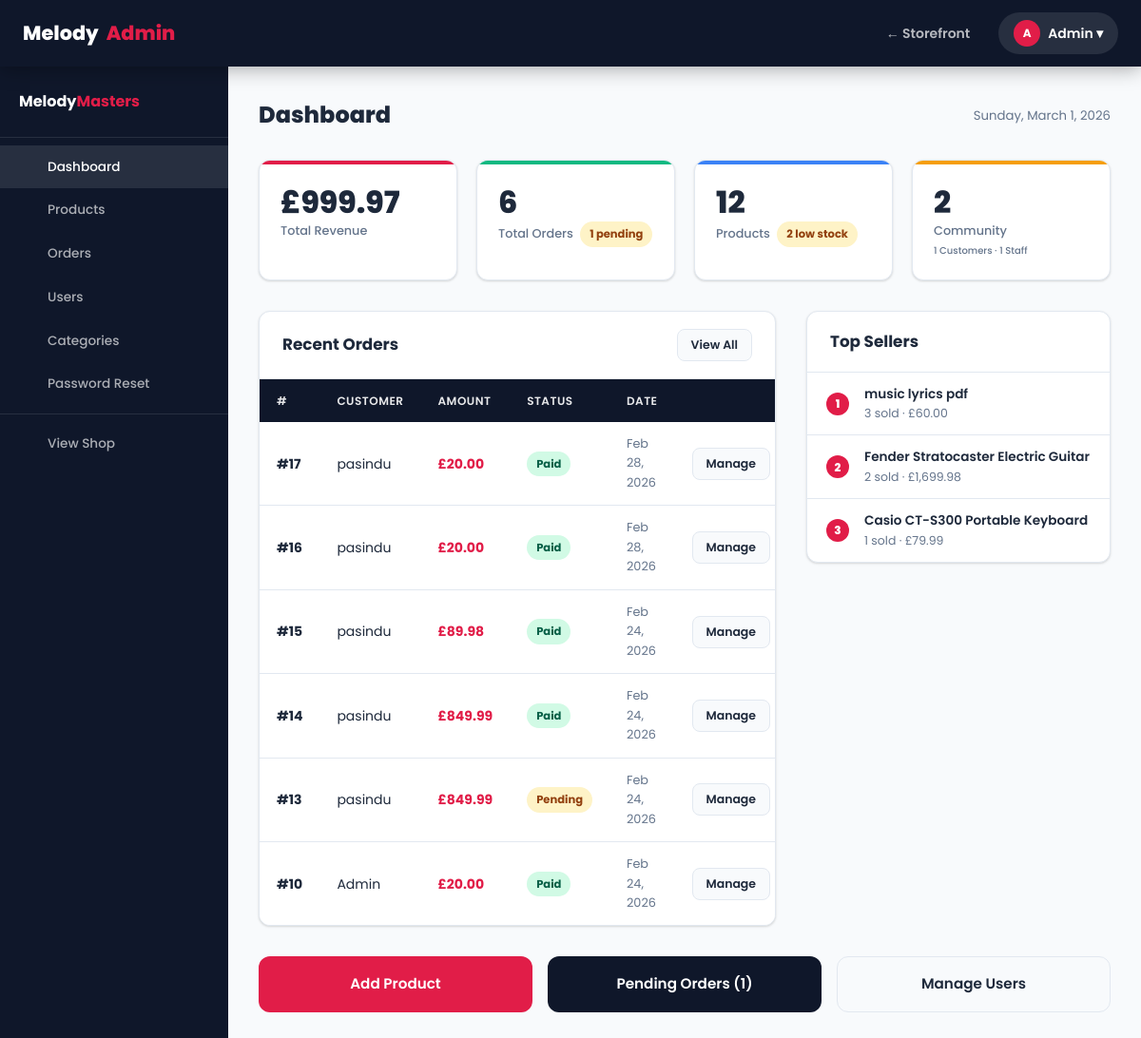
Page /admin/dashboard.php (signed in) on the committed database.
### tables this page shows
CREATE TABLE `orders` (
  `id` int(11) NOT NULL,
  `user_id` int(11) NOT NULL,
  `total_amount` decimal(10,2) NOT NULL,
  `shipping_cost` decimal(10,2) NOT NULL DEFAULT 0.00,
  `status` enum('pending','paid','processing','shipped','delivered','cancelled') NOT NULL DEFAULT 'pending',
  `shipping_name` varchar(150) DEFAULT NULL,
  `shipping_address` text DEFAULT NULL,
  `shipping_city` varchar(100) DEFAULT NULL,
  `shipping_zip` varchar(20) DEFAULT NULL,
  `payment_method` enum('card','bank_transfer','cash_on_delivery') NOT NULL DEFAULT 'card',
  `tracking_note` varchar(255) DEFAULT NULL,
  `created_at` timestamp NOT NULL DEFAULT current_timestamp()
);

CREATE TABLE `users` (
  `id` int(11) NOT NULL,
  `name` varchar(100) NOT NULL,
  `email` varchar(100) NOT NULL,
  `password` varchar(255) NOT NULL,
  `role` enum('admin','staff','customer') DEFAULT 'customer',
  `created_at` timestamp NOT NULL DEFAULT current_timestamp()
);

### admin/dashboard.php (the view, shortened to what this page needs)
<?php
require_once '../includes/functions.php';
$totalProducts = $conn->query("SELECT COUNT(*) FROM products")->fetch_row()[0];
$totalOrders   = $conn->query("SELECT COUNT(*) FROM orders")->fetch_row()[0];
$totalCustomers = $conn->query("SELECT COUNT(*) FROM users WHERE role='customer'")->fetch_row()[0];
$totalStaff     = $conn->query("SELECT COUNT(*) FROM users WHERE role='staff'")->fetch_row()[0];
$totalRevenue  = $conn->query("SELECT SUM(total_amount) FROM orders WHERE status NOT IN ('cancelled','pending')")->fetch_row()[0] ?? 0;
$pendingOrders = $conn->query("SELECT COUNT(*) FROM orders WHERE status='pending'")->fetch_row()[0];
$lowStock      = $conn->query("SELECT COUNT(*) FROM products WHERE stock > 0 AND stock <= 5")->fetch_row()[0];
$recentOrders = $conn->query(
    "SELECT o.id, u.name AS customer, o.total_amount, o.status, o.created_at
     FROM orders o JOIN users u ON u.id=o.user_id
     ORDER BY o.created_at DESC LIMIT 8"
);
$topProducts = $conn->query(
    "SELECT p.name, SUM(oi.quantity) AS sold, SUM(oi.quantity * oi.price) AS revenue
     FROM order_items oi JOIN products p ON p.id=oi.product_id
     GROUP BY oi.product_id ORDER BY sold DESC LIMIT 5"
);
require_once 'includes/admin_header.php';
?>
<div class="admin-header-bar">
  <h1 class="admin-title"> Dashboard</h1>
  <span style="font-size:.83rem;color:var(--muted);">
    <?php echo date('l, F j, Y'); ?>
  </span>
</div>
<div class="stats-grid">
  <?php if ($_SESSION['user_role'] === 'admin'): ?>
  <div class="stat-card">
    <div class="stat-val"><?php echo formatPrice((float)$totalRevenue); ?></div>
    <div class="stat-lbl">Total Revenue</div>
  </div>
  <?php endif; ?>
  <div class="stat-card green">
    <div class="stat-val"><?php echo $totalOrders; ?></div>
    <div class="stat-lbl">Total Orders
      <?php if ($pendingOrders > 0): ?>
        <span class="badge badge-pending" style="margin-left:4px;"><?php echo $pendingOrders; ?> pending</span>
      <?php endif; ?>
    </div>
  </div>
  <div class="stat-card blue">
    <div class="stat-val"><?php echo $totalProducts; ?></div>
    <div class="stat-lbl">Products
      <?php if ($lowStock > 0): ?>
        <span class="badge badge-pending" style="margin-left:4px;"><?php echo $lowStock; ?> low stock</span>
      <?php endif; ?>
    </div>
  </div>
  <?php if ($_SESSION['user_role'] === 'admin'): ?>
  <div class="stat-card yellow">
    <div class="stat-val"><?php echo $totalCustomers + $totalStaff; ?></div>
    <div class="stat-lbl">Community
      <small style="display:block;font-size:10px;margin-top:2px;">
         <?php echo $totalCustomers; ?> Customers · <?php echo $totalStaff; ?> Staff
      </small>
    </div>
  </div>
  <?php endif; ?>
</div>
<div class="admin-dashboard-grid">
  <div class="card">
    <div class="card-header">
      <span class="card-title">Recent Orders</span>
      <a href="<?php echo BASE_URL; ?>/admin/manage_orders.php" class="btn btn-ghost btn-sm">View All</a>
    </div>
    <div class="table-wrap" style="box-shadow:none;border-radius:0;">
      <table>
        <thead>
          <tr><th>#</th><th>Customer</th><th>Amount</th><th>Status</th><th>Date</th><th></th></tr>
        </thead>
        <tbody>
          <?php while ($o = $recentOrders->fetch_assoc()): ?>
            <tr>
              <td><strong>#<?php echo $o['id']; ?></strong></td>
              <td><?php echo sanitize($o['customer']); ?></td>
              <td style="font-weight:700;color:var(--accent);"><?php echo formatPrice($o['total_amount']); ?></td>
              <td><?php echo statusBadge($o['status']); ?></td>
              <td style="color:var(--muted);font-size:.8rem;"><?php echo formatDate($o['created_at']); ?></td>
              <td>
                <a href="<?php echo BASE_URL; ?>/admin/manage_orders.php?id=<?php echo $o['id']; ?>"
                   class="btn btn-ghost btn-sm">Manage</a>
              </td>
            </tr>
          <?php endwhile; ?>
        </tbody>
      </table>
    </div>
  </div>
  <div class="card">
    <div class="card-header"><span class="card-title"> Top Sellers</span></div>
    <div class="card-body" style="padding:0;">
      <?php $rank=1; while ($tp = $topProducts->fetch_assoc()): ?>
        <div class="top-seller-item">
          <span class="rank-badge"><?php echo $rank++; ?></span>
          <div class="item-info">
            <div class="item-name"><?php echo sanitize($tp['name']); ?></div>
            <div class="item-meta"><?php echo $tp['sold']; ?> sold · <?php echo formatPrice($tp['revenue']); ?></div>
          </div>
        </div>
      <?php endwhile; ?>
    </div>
  </div>
</div>
<div class="quick-links-grid">
  <a href="<?php echo BASE_URL; ?>/admin/manage_products.php?action=add" class="btn btn-primary">
     Add Product
  </a>
  <a href="<?php echo BASE_URL; ?>/admin/manage_orders.php?status=pending" class="btn btn-secondary">
     Pending Orders (<?php echo $pendingOrders; ?>)
  </a>
  <?php if ($_SESSION['user_role'] === 'admin'): ?>
  <a href="<?php echo BASE_URL; ?>/admin/manage_users.php" class="btn btn-ghost">
     Manage Users
  </a>
  <?php endif; ?>
</div>
<?php require_once 'includes/admin_footer.php'; ?>

### includes/functions.php (shortened to what this page needs)
<?php
function sanitize(string $data): string {
    return htmlspecialchars(strip_tags(trim($data)), ENT_QUOTES, 'UTF-8');
}
function formatPrice(float $price): string {
    return '£' . number_format($price, 2);
}
function formatDate(string $date): string {
    return date('M j, Y', strtotime($date));
}
function statusBadge(string $status): string {
    $map = [
        'pending'    => 'badge-pending',
        'paid'       => 'badge-paid',
        'processing' => 'badge-processing',
        'shipped'    => 'badge-shipped',
        'delivered'  => 'badge-delivered',
        'cancelled'  => 'badge-cancelled',
    ];
    $class = $map[$status] ?? 'badge-pending';
    return "<span class=\"badge $class\">" . ucfirst(htmlspecialchars($status)) . "</span>";
}

### assets/css/style.css (style rules this page uses)
:root { --primary: #0f172a; --primary-light: #1e293b; --accent: #e11d48; --accent-dark: #be123c; --accent-light: #fef2f2; --bg: #f8fafc; --white: #ffffff; --text: #1e293b; --muted: #64748b; --border: #e2e8f0; --success: #10b981; --success-bg: #ecfdf5; --warning: #f59e0b; --warning-bg: #fffbeb; --danger: #ef4444; --danger-bg: #fef2f2; --info: #3b82f6; --info-bg: #eff6ff; --shadow: 0 1px 3px rgba(0,0,0,.10), 0 1px 2px rgba(0,0,0,.06); --shadow-md: 0 4px 12px rgba(0,0,0,.10); --shadow-lg: 0 10px 30px rgba(0,0,0,.12); --shadow-xl: 0 20px 50px rgba(0,0,0,.15); --radius: 12px; --radius-sm: 8px; --radius-lg: 20px; --radius-full: 9999px; --transition: all .22s ease; --nav-h: 70px; }
*, *::before, *::after { margin:0; padding:0; box-sizing:border-box; }
html { scroll-behavior:smooth; }
body { font-family:'Poppins',sans-serif; background:var(--bg); color:var(--text); line-height:1.6; min-height:100vh; display:flex; flex-direction:column; }
a { text-decoration:none; color:inherit; }
.btn { display:inline-flex; align-items:center; justify-content:center; gap:8px; padding:10px 22px; border-radius:var(--radius-sm); font-size:.875rem; font-weight:600; cursor:pointer; transition:var(--transition); border:none; white-space:nowrap; text-decoration:none; }
.btn-primary { background:var(--accent); color:#fff; }
.btn-secondary { background:var(--primary); color:#fff; }
.btn-ghost { background:var(--bg); color:var(--text); border:1px solid var(--border); }
.btn-sm { padding:6px 14px; font-size:.78rem; }
.card { background:#fff; border-radius:var(--radius); box-shadow:var(--shadow); border:1px solid var(--border); overflow:hidden; }
.card-header { padding:18px 24px; border-bottom:1px solid var(--border); display:flex; align-items:center; justify-content:space-between; }
.card-title { font-size:1.05rem; font-weight:700; }
.card-body { padding:24px; }
.table-wrap { overflow-x:auto; border-radius:var(--radius); box-shadow:var(--shadow); }
table { width:100%; border-collapse:collapse; background:#fff; }
thead th { background:var(--primary); color:rgba(255,255,255,.9); font-size:.75rem; font-weight:600; text-transform:uppercase; letter-spacing:.5px; padding:13px 18px; text-align:left; white-space:nowrap; }
tbody tr { border-bottom:1px solid var(--border); transition:var(--transition); }
tbody tr:last-child { border-bottom:none; }
tbody td { padding:13px 18px; font-size:.875rem; vertical-align:middle; }
.badge { display:inline-flex; align-items:center; padding:4px 10px; border-radius:var(--radius-full); font-size:.72rem; font-weight:700; }
.badge-pending { background:#fef3c7; color:#92400e; }
.badge-paid { background:#d1fae5; color:#065f46; }
.admin-dashboard-grid { display:grid; grid-template-columns:1fr 320px; gap:32px; align-items:start; }
.top-seller-item { display:flex; align-items:center; gap:16px; padding:12px 20px; border-bottom:1px solid var(--border); }
.top-seller-item:last-child { border-bottom:none; }
.rank-badge { width:24px; height:24px; border-radius:50%; background:var(--accent); color:#fff; display:flex; align-items:center; justify-content:center; font-size:.75rem; font-weight:800; flex-shrink:0; }
.item-info { flex:1; min-width:0; }
.item-name { font-size:.85rem; font-weight:600; white-space:nowrap; overflow:hidden; text-overflow:ellipsis; }
.item-meta { font-size:.78rem; color:var(--muted); }
.quick-links-grid { display:grid; grid-template-columns:repeat(auto-fit,minmax(200px,1fr)); gap:16px; margin-top:32px; }
.quick-links-grid .btn { padding:16px; border-radius:var(--radius); font-size:.95rem; }
.stats-grid { display:grid; grid-template-columns:repeat(auto-fill,minmax(200px,1fr)); gap:20px; margin-bottom:32px; }
.stat-card { background:#fff; border-radius:var(--radius); padding:22px; box-shadow:var(--shadow); border:1px solid var(--border); position:relative; overflow:hidden; }
.stat-card::after { content:''; position:absolute; top:0; left:0; right:0; height:4px; background:var(--accent); }
.stat-card.green::after { background:var(--success); }
.stat-card.blue::after { background:var(--info); }
.stat-card.yellow::after { background:var(--warning); }
.stat-val { font-size:2rem; font-weight:800; line-height:1; margin-bottom:4px; }
.stat-lbl { font-size:.8rem; color:var(--muted); font-weight:500; }
.admin-header-bar { display:flex; align-items:center; justify-content:space-between; margin-bottom:28px; flex-wrap:wrap; gap:12px; }
.admin-title { font-size:1.5rem; font-weight:800; }

### rows in the picture
orders: id "17", user.name "pasindu", total_amount "£20.00", status "Paid", created_at "Feb 28, 2026"
orders: id "16", user.name "pasindu", total_amount "£20.00", status "Paid", created_at "Feb 28, 2026"
orders: id "15", user.name "pasindu", total_amount "£89.98", status "Paid", created_at "Feb 24, 2026"
orders: id "14", user.name "pasindu", total_amount "£849.99", status "Paid", created_at "Feb 24, 2026"
orders: id "13", user.name "pasindu", total_amount "£849.99", status "Pending", created_at "Feb 24, 2026"
orders: id "10", user.name "Admin", total_amount "£20.00", status "Paid", created_at "Feb 24, 2026"

### other values in the picture
substr($_SESSION['user_name'],0,1) "A"
explode(' ',$_SESSION['user_name'])[0] "Admin"
formatPrice((float)$totalRevenue) "£999.97"
$totalOrders "6"
$pendingOrders "1"
$totalProducts "12"
$lowStock "2"
$totalCustomers + $totalStaff "2"
$totalCustomers "1"
$totalStaff "1"
$tp['name'] "music lyrics pdf"
$tp['sold'] "3"
formatPrice($tp['revenue']) "£60.00"
$tp['name'] "Fender Stratocaster Electric Guitar"
$tp['sold'] "2"
